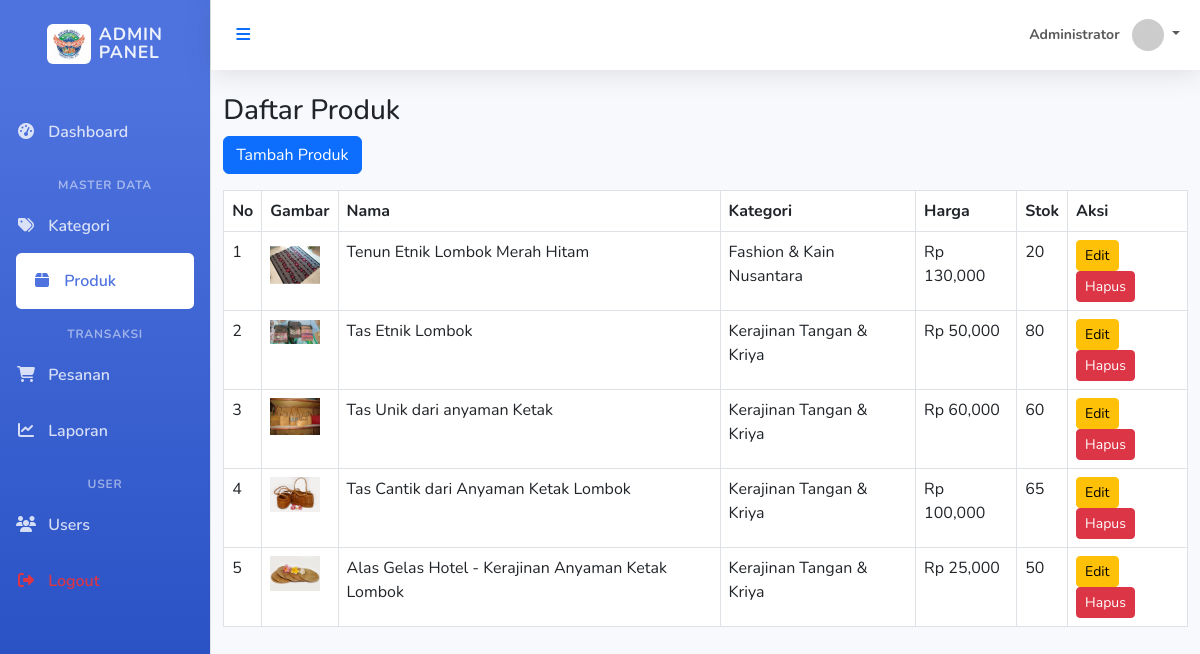
/admin/products (signed in), run on the app's committed database.
### tables this page shows
CREATE TABLE IF NOT EXISTS `products` ( 
  `id` int(11) NOT NULL AUTO_INCREMENT, 
  `category_id` int(11) NOT NULL, 
  `name` varchar(255) NOT NULL, 
  `description` text DEFAULT NULL, 
  `price` decimal(10,2) NOT NULL, 
  `stock` int(11) NOT NULL DEFAULT 0, 
  `image` varchar(255) DEFAULT NULL, 
  `created_at` timestamp NOT NULL DEFAULT current_timestamp(), 
  PRIMARY KEY (`id`), 
  KEY `category_id` (`category_id`), 
  CONSTRAINT `products_ibfk_1` FOREIGN KEY (`category_id`) REFERENCES `categories` (`id`) ON DELETE CASCADE 
);

CREATE TABLE IF NOT EXISTS `categories` ( 
  `id` int(11) NOT NULL AUTO_INCREMENT, 
  `name` varchar(100) NOT NULL, 
  `created_at` timestamp NOT NULL DEFAULT current_timestamp(), 
  PRIMARY KEY (`id`) 
);

### app/core/Controller.php (called while the page is built, shortened)
<?php
class Controller {
    public function view($view, $data = []) {
        require_once '../app/views/' . $view . '.php';
    }
    public function model($model) {
        return new $model;
    }
}

### app/controllers/Admin.php (called while the page is built, shortened)
<?php
class Admin extends Controller {
    public function products() {
        $data['judul'] = 'Produk';
        $data['products'] = $this->model('Product_model')->getAllProducts();
        $data['categories'] = $this->model('Category_model')->getAllCategories();
        $this->view('admin/products/index', $data);
    }
}

### app/core/App.php (called while the page is built, shortened)
<?php
class App {
    protected $method = 'index';
    protected $params = [];
    public function __construct() {
        $url = $this->parseURL();
        if (isset($url[0]) && file_exists('../app/controllers/' . ucfirst($url[0]) . '.php')) {
            unset($url[0]);
        }
        $this->controller = new $this->controller;
        if (isset($url[1])) {
            if (method_exists($this->controller, $url[1])) {
                $this->method = $url[1];
            }
        }
        call_user_func_array([$this->controller, $this->method], $this->params);
    }
    public function parseURL() {
        if (isset($_GET['url'])) {
            $url = rtrim($_GET['url'], '/');
            $url = filter_var($url, FILTER_SANITIZE_URL);
            return explode('/', $url);
        }
        return ['Home'];
    }
}

### public/index.php (called while the page is built, shortened)
<?php
$app = new App();

### app/core/Database.php (called while the page is built, shortened)
<?php
class Database {
    private $host = DB_HOST;
    private $user = DB_USER;
    private $pass = DB_PASS;
    private $db_name = DB_NAME;
    private $dbh;
    private $stmt;
    public function __construct() {
        $dsn = 'mysql:host=' . $this->host . ';dbname=' . $this->db_name;
        $option = [
            PDO::ATTR_PERSISTENT => true,
            PDO::ATTR_ERRMODE => PDO::ERRMODE_EXCEPTION
        ];
        try {
            $this->dbh = new PDO($dsn, $this->user, $this->pass, $option);
        } catch (PDOException $e) {
            die($e->getMessage());
        }
    }
    public function query($query) {
        $this->stmt = $this->dbh->prepare($query);
    }
    public function execute() {
        return $this->stmt->execute();
    }
    public function resultSet() {
        $this->execute();
        return $this->stmt->fetchAll(PDO::FETCH_ASSOC);
    }
}

### app/models/Product_model.php (called while the page is built, shortened)
<?php
class Product_model {
    private $table = 'products';
    private $db;
    public function __construct() {
        $this->db = new Database;
    }
    public function getAllProducts() {
        $this->db->query('SELECT products.*, categories.name as category_name FROM ' . $this->table . ' JOIN categories ON products.category_id = categories.id ORDER BY products.id DESC');
        return $this->db->resultSet();
    }
}

### app/views/admin/products/index.php (the view, shortened to what this page needs)
<div class="row">
    <div class="col-md-12">
        <h3>Daftar Produk</h3>
        <button type="button" class="btn btn-primary mb-3" data-bs-toggle="modal" data-bs-target="#formModal">
            Tambah Produk
        </button>
        <div class="table-responsive">
            <table class="table table-bordered">
                <thead>
                    <tr>
                        <th>No</th>
                        <th>Gambar</th>
                        <th>Nama</th>
                        <th>Kategori</th>
                        <th>Harga</th>
                        <th>Stok</th>
                        <th>Aksi</th>
                    </tr>
                </thead>
                <tbody>
                    <?php $no=1; foreach($data['products'] as $prod): ?>
                    <tr>
                        <td><?= $no++; ?></td>
                        <td>
                            <?php if($prod['image']): ?>
                                <img src="<?= BASEURL; ?>/assets/img/<?= $prod['image']; ?>" width="50">
                            <?php else: ?>
                                <span class="badge badge-secondary">No Image</span>
                            <?php endif; ?>
                        </td>
                        <td><?= $prod['name']; ?></td>
                        <td><?= $prod['category_name']; ?></td>
                        <td>Rp <?= number_format($prod['price']); ?></td>
                        <td><?= $prod['stock']; ?></td>
                        <td>
                            <a href="<?= BASEURL; ?>/admin/productEdit/<?= $prod['id']; ?>" class="btn btn-warning btn-sm">Edit</a>
                            <a href="<?= BASEURL; ?>/admin/productDelete/<?= $prod['id']; ?>" class="btn btn-danger btn-sm" onclick="return confirm('yakin?');">Hapus</a>
                        </td>
                    </tr>
                    <?php endforeach; ?>
                </tbody>
            </table>
        </div>
    </div>
</div>

### app/views/layouts/admin_header.php (style rules this page uses)
body { font-family: 'Nunito', sans-serif; background-color: #f8f9fc; overflow-x: hidden; }

### data on the page
products: image (picture), name "Tenun Etnik Lombok Merah Hitam", category.name "Fashion & Kain Nusantara", price "130,000", stock "20"
products: image (picture), name "Tas Etnik Lombok", category.name "Kerajinan Tangan & Kriya", price "50,000", stock "80"
products: image (picture), name "Tas Unik dari anyaman Ketak", category.name "Kerajinan Tangan & Kriya", price "60,000", stock "60"
products: image (picture), name "Tas Cantik dari Anyaman Ketak Lombok", category.name "Kerajinan Tangan & Kriya", price "100,000", stock "65"
products: image (picture), name "Alas Gelas Hotel - Kerajinan Anyaman Ketak Lombok", category.name "Kerajinan Tangan & Kriya", price "25,000", stock "50"

### other printed values
$_SESSION['user_name'] "Administrator"
